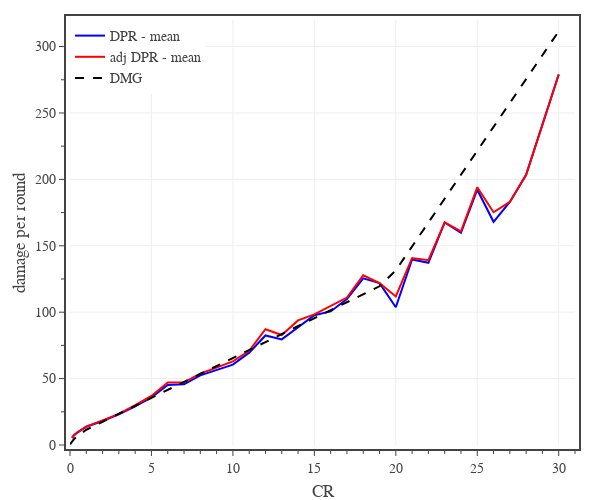

Notebook code cell kept with this figure:
### Code cell
# plots monster DPR vs CR

# create figure
fig = go.Figure(
    layout=go.Layout(
        template=TFB_TEMPLATE,
        margin=dict(l=70, r=25, b=55, t=20, pad=4),
        xaxis=dict(
            title_text='CR',
            range=[0,31],
            tick0=0, dtick=5,
            minor=dict(tick0=0, dtick=1),
        ),
        yaxis=dict(
            title_text='damage per round',
            range=[0,320],
            tick0=0, dtick=50,
            minor=dict(tick0=0, dtick=25),
        ),
        legend=dict(
            xanchor='left', yanchor='top',
            x=0.00, y=1.00,
            orientation='v',
            tracegroupgap=0,
        )
    )
)

plot_confidence_interval(fig, df0, 0.0, 'CR', 'DPR', 'DPR', 'rgba(0, 0, 255, 1.0)', 'rgba(0, 0, 255, 0.3)')

plot_confidence_interval(fig, df0, 0.0, 'CR', 'adj DPR', 'adj DPR', 'rgba(255, 0, 0, 1.0)', 'rgba(255, 0, 0, 0.3)')

# plot reference line
fig.add_trace(go.Scatter(
    x=dfD.index, y=dfD['DPR Mean'],
    mode='lines', 
    name='DMG',
    line=dict(color='black', dash='dash'),
    hoverinfo='skip', 
))

# show figure
fig.update_layout(width=600, height=500)
fig.show(config=TFB_CONFIG)

# save figures
if SAVEFIGS:
    fig.update_layout(autosize=True, width=None, height=None)
    save_fig_html(fig, format='large', name='fig-dpr-vs-cr')
    save_fig_html(fig, format='small', name='fig-dpr-vs-cr')

### Figure 1 — Plotly figure (JSON) as saved in the notebook; plotly's stock layout.template omitted (floating-point values rounded to 4 significant figures)
{"data": [{"hovertemplate": "<b>DPR</b><br>CR %{x:,.0f}<br>Mean %{y:,.1f}<br><extra></extra>", "legendgroup": "DPR", "line": {"color": "rgba(0, 0, 255, 1.0)"}, "mode": "lines", "name": "DPR - mean", "type": "scatter", "x": [0.125, 0.25, 0.5, 1, 2, 3, 4, 5, 6, 7, 8, 9, 10, 11, 12, 13, 14, 15, 16, 17, 18, 19, 20, 21, 22, 23, 24, 25, 26, 27, 28, 30], "y": [5.336, 7.42, 9.744, 13.75, 18.05, 23.0, 29.14, 35.91, 45.23, 45.69, 52.45, 56.73, 60.49, 69.53, 82.47, 79.49, 88.81, 97.75, 100.6, 109.8, 125.5, 121.9, 103.7, 139.7, 137.2, 167.6, 159.8, 192.2, 168.0, 183, 203.4, 278.9]}, {"hovertemplate": "<b>adj DPR</b><br>CR %{x:,.0f}<br>Mean %{y:,.1f}<br><extra></extra>", "legendgroup": "adj DPR", "line": {"color": "rgba(255, 0, 0, 1.0)"}, "mode": "lines", "name": "adj DPR - mean", "type": "scatter", "x": [0.125, 0.25, 0.5, 1, 2, 3, 4, 5, 6, 7, 8, 9, 10, 11, 12, 13, 14, 15, 16, 17, 18, 19, 20, 21, 22, 23, 24, 25, 26, 27, 28, 30], "y": [5.399, 7.576, 9.952, 13.86, 18.59, 23.48, 29.94, 36.93, 47.1, 47.17, 53.81, 58.36, 62.94, 70.93, 87.15, 82.81, 93.79, 98.33, 104.7, 111.0, 127.8, 121.9, 111.8, 140.8, 139.2, 167.6, 160.9, 194.0, 175.2, 183, 203.4, 278.9]}, {"hoverinfo": "skip", "line": {"color": "black", "dash": "dash"}, "mode": "lines", "name": "DMG", "type": "scatter", "x": [0, 0.125, 0.25, 0.5, 1, 2, 3, 4, 5, 6, 7, 8, 9, 10, 11, 12, 13, 14, 15, 16, 17, 18, 19, 20, 21, 22, 23, 24, 25, 26, 27, 28, 29, 30], "y": [0.5, 2.5, 4.5, 7, 11.5, 17.5, 23.5, 29.5, 35.5, 41.5, 47.5, 53.5, 59.5, 65.5, 71.5, 77.5, 83.5, 89.5, 95.5, 101.5, 107.5, 113.5, 119.5, 131.5, 149.5, 167.5, 185.5, 203.5, 221.5, 239.5, 257.5, 275.5, 293.5, 311.5]}], "layout": {"height": 500, "legend": {"orientation": "v", "tracegroupgap": 0, "x": 0, "xanchor": "left", "y": 1, "yanchor": "top"}, "margin": {"b": 55, "l": 70, "pad": 4, "r": 25, "t": 20}, "width": 600, "xaxis": {"dtick": 5, "minor": {"dtick": 1, "tick0": 0}, "range": [0, 31], "tick0": 0, "title": {"text": "CR"}}, "yaxis": {"dtick": 50, "minor": {"dtick": 25, "tick0": 0}, "range": [0, 320], "tick0": 0, "title": {"text": "damage per round"}}}}
